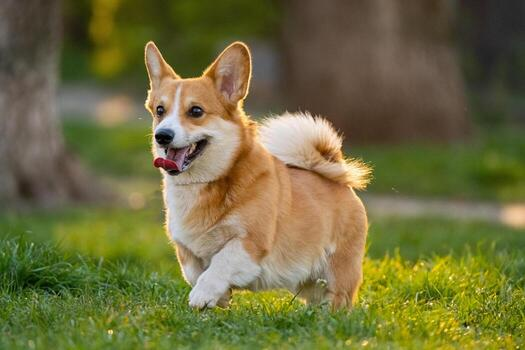
#> input picture 0_data/dog_img1.jpg, 525 x 350 px
$ jupyter execute 10_image_filtering.ipynb
#> lines starting #> are read from the running program, lines starting #| are printed output that depends on the picture
# What is Filtering?
    - Filtering = changing the value of each pixel based on its neighbors.

    - Think: “Look around a pixel, do some calculation, and replace the pixel with the new value.”

# Why we use it?

    - Remove noise (smoothing)

    - Enhance features (edges, shapes)

# How it Works

    - A kernel (small grid like 3×3 or 5×5) slides over the image.

    - For each pixel:

        - Combine values of the pixel + its neighbors

        - Replace the center pixel with the calculated value

            - Example: 3×3 kernel → looks at 9 pixels at a time

# Filtering Methods in OpenCV
    - A. filter2D

        - What it does: Apply any custom kernel to the image.

            - Example: If your kernel is all ones and normalized, it averages neighbors (like blur).

            - Use case: Custom filters, edge detection, smoothing

            - Layman analogy:
                - “Take the average of the surrounding pixels and replace the center pixel.”

    - B. Bilateral Filter (cv2.bilateralFilter)

        - What it does: Smooths the image without blurring edges.

            - Works by checking:

                - Spatial closeness → nearby pixels only

                - Intensity similarity → only pixels with similar color

                - Use case: Remove noise but keep edges sharp

                - Layman analogy:
                    - “Blur the inside of objects but keep the edges clear.”

                - Good for portraits, where you want smooth skin but sharp facial features.

    - C. Box Filter (cv2.boxFilter)

        - What it does: Similar to average blur, just slides a “box” over the image.

            - Can be normalized (average) or not (sum).

            - Use case: Simple smoothing

            - Layman analogy:
                - “Take the average of a box-shaped area around the pixel and replace the pixel with it.”

    - D. SQRBox Filter (cv2.sqrBoxFilter)

        - What it does: Works like box filter but uses squares of pixel values.

        - Useful for calculating variance or standard deviation in the neighborhood.

        - Use case: Advanced image statistics, not commonly used for normal smoothing

        - Layman analogy:
            - “Look at neighbors, square their brightness, sum it, and replace the center pixel with this value.”

[cell 1]
import cv2 as cv
import numpy as np
import matplotlib.pyplot as plt

img = cv.imread("0_data/dog_img1.jpg")
#> img is the input picture: shape (350, 525, 3); mean B, G, R 62.3, 108.9, 112.2
img = cv.cvtColor(img, cv.COLOR_BGR2RGB)

plt.imshow(img)

[cell 2]
# Custom Kernel
filter = np.ones((3,3), np.float32)
#print(filter)

# Normalize the kernel values
filter = filter / 10
print(filter)

[cell 3]
# Apply filter on the image
filtered_img = cv.filter2D(img, -1, filter) # -1 means keep the same data type as the original image, i.e. if image is unit8 then output will also be uint8
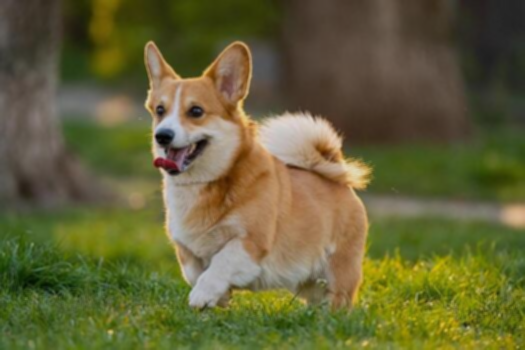
#> filtered_img: shape (350, 525, 3); mean R, G, B 100.9, 98, 56

plt.imshow(filtered_img)

[cell 4]
# Bilateral Filter
bilateral_filtered_img = cv.bilateralFilter(img, 9, 75, 75) # 9: how many nearby pixels to consider,
                                        # 75: color sigma (how much colors are considered), big value -> more colors are mixed
                                        # 75: space sigma (how much spatial distance is considered), nearby pixels matter more
plt.imshow(bilateral_filtered_img)

[cell 5]
# Box Filter
box_filtered_img = cv.boxFilter(img, 0, (3,3), img, (-1,-1), False, cv.BORDER_DEFAULT)
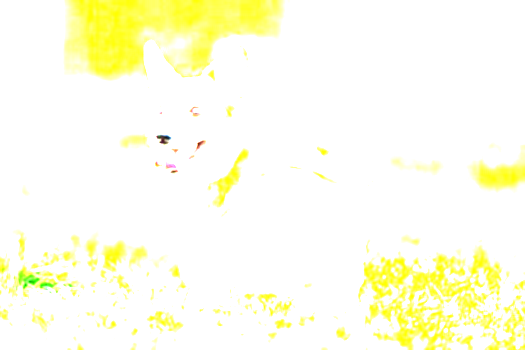
#> box_filtered_img: shape (350, 525, 3); mean R, G, B 254.7, 254.8, 231.6
# (-1,-1) means: Automatically use the center of kernel
# False → normalize : True → take average (like blur), False → take sum only

plt.imshow(box_filtered_img)

[cell 6]
import matplotlib.pyplot as plt

images = {
    "Original": img,
    "Filter2D": filtered_img,
    "Bilateral": bilateral_filtered_img,
    "Box": box_filtered_img,
}

for name, image in images.items():
    plt.figure()
    plt.hist(image.ravel(), bins=256)

    plt.title(name)
    plt.xlabel("Pixel Intensity")
    plt.ylabel("Frequency")

    plt.ylim(0, 10000)   # 🔥 Limit Y-axis to 10000

    plt.show()
#> this loop made 4 passes
#> name on passes 1 to 4: 'Original', 'Filter2D', 'Bilateral', 'Box'
#> pass 1, `plt.show()`:
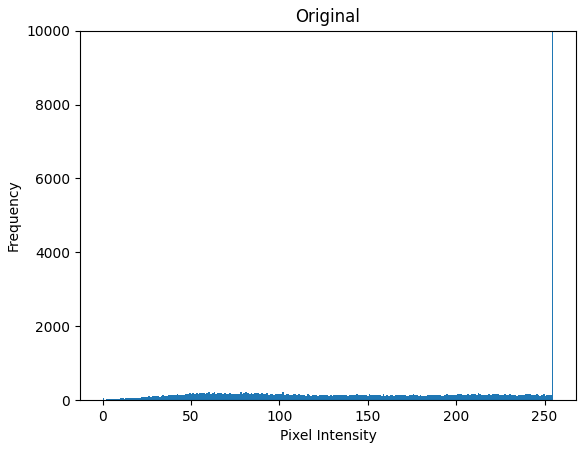
#> figure drawn by matplotlib, 1 panel; tallest bar 515402 high, from x = 254 to 255
#> pass 2, `plt.show()`:
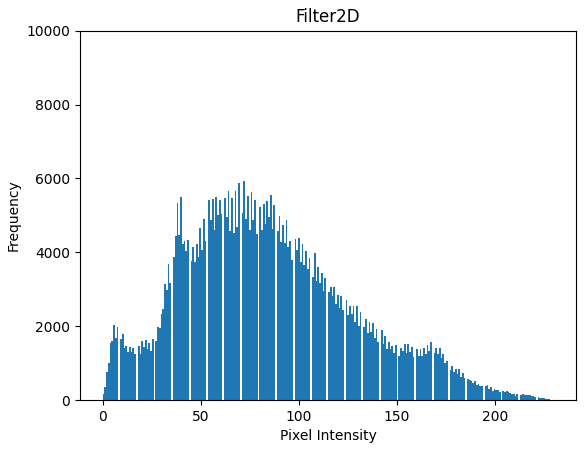
#> figure drawn by matplotlib, 1 panel; tallest bar 5944 high, from x = 71.88 to 72.77
